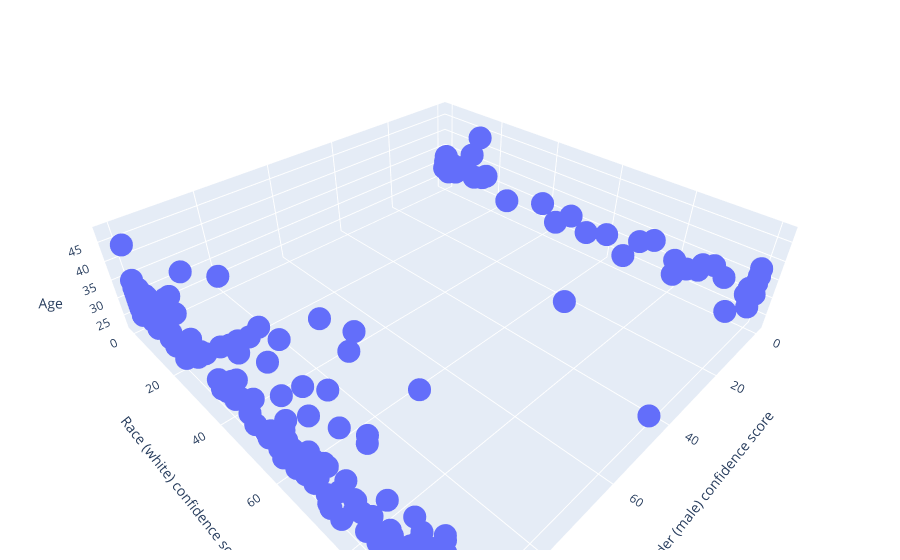

This figure's notebook cell:
### Code cell
MetricCenterDistanceDisplay(DeepFaceDict, distance_val_list=dist_bet_centers, area_val_list=space_taken_up, category='race', type='distance')
MetricGenderDisplay(DeepFaceDict, specific_race=None, specific_emotion=None, specific_age=None)
MetricRaceDisplay(DeepFaceDict, specific_gender=None, specific_emotion=None, specific_age=None)
MetricEmotionDisplay(DeepFaceDict,  specific_gender=None, specific_race=None, specific_age=None)
MetricAgeDisplay(DeepFaceDict, specific_gender=None, specific_race=None, specific_emotion=None)
ScatterPlotDisplay2D(DeepFaceDict, x_axis_label="race", y_axis_label="gender", specific_gender="male", specific_race="white", specific_emotion=None)
ScatterPlotDisplay3D(DeepFaceDict, specific_gender="male", specific_race="white")
# ImageInfoDisplay(DeepFaceDict)

### Figure 1 — Plotly figure (JSON) as saved in the notebook; plotly's stock layout.template omitted (floating-point values rounded to 4 significant figures; data arrays with more than 128 entries replaced by an {"elided": "..."} marker saying what was removed)
{"data": [{"hovertemplate": "x=%{x}<br>y=%{y}<br>z=%{z}<extra></extra>", "legendgroup": "", "marker": {"color": "#636efa", "symbol": "circle"}, "mode": "markers", "name": "", "scene": "scene", "showlegend": false, "type": "scatter3d", "x": {"elided": "389 float values"}, "y": {"elided": "389 float values"}, "z": {"elided": "389 int values"}}], "layout": {"legend": {"tracegroupgap": 0}, "margin": {"b": 10, "l": 10, "r": 20, "t": 10}, "scene": {"domain": {"x": [0, 1], "y": [0, 1]}, "xaxis": {"title": {"text": "Gender (male) confidence score"}}, "yaxis": {"title": {"text": "Race (white) confidence score"}}, "zaxis": {"title": {"text": "Age"}}}}}
